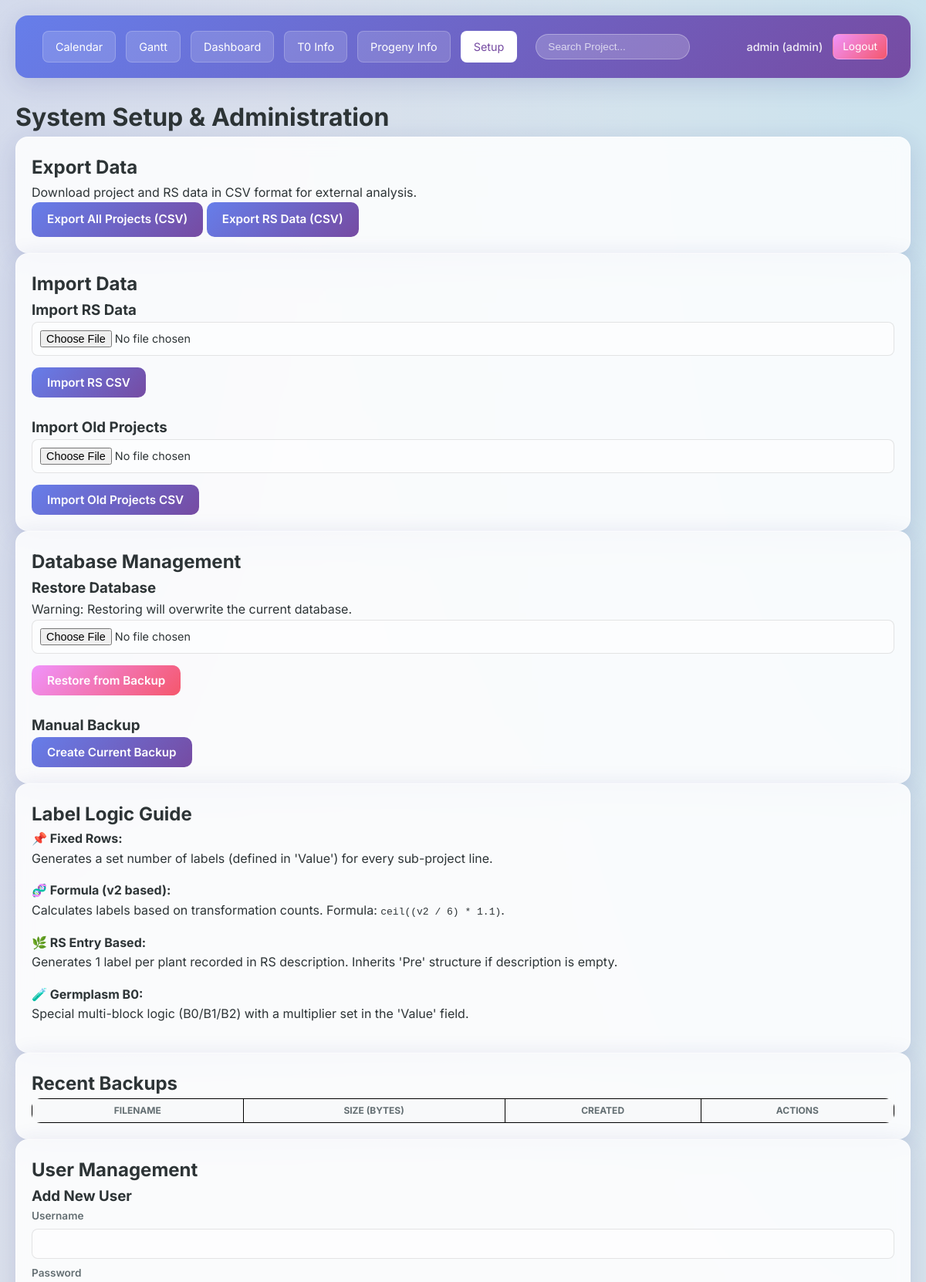
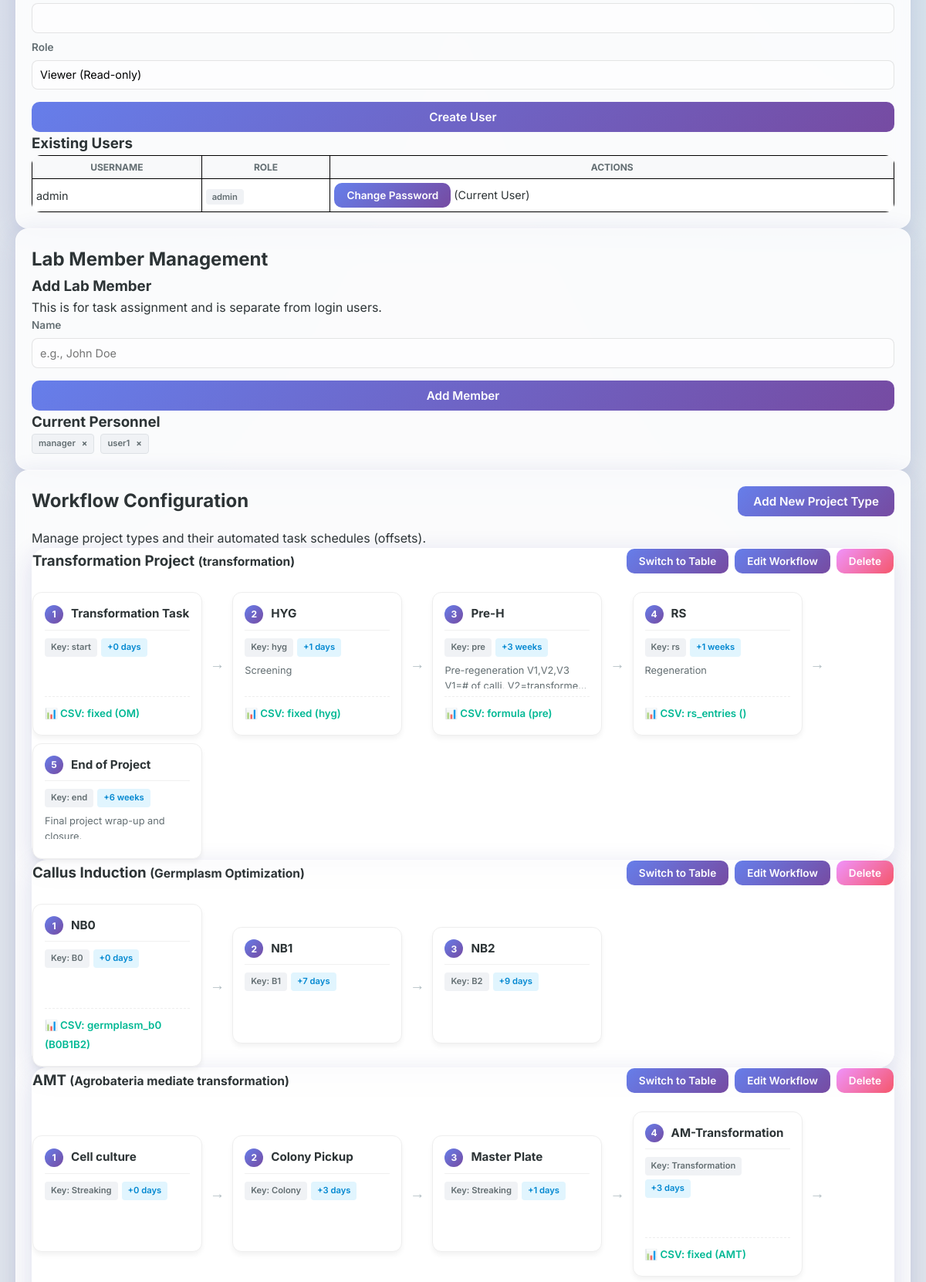
Page /setup (signed in, upper part) on the committed database (2 pictures, top to bottom).
### tables this page shows
CREATE TABLE users (
  id INTEGER PRIMARY KEY AUTOINCREMENT,
  username TEXT UNIQUE NOT NULL,
  password_hash TEXT NOT NULL,
  role TEXT NOT NULL -- 'admin', 'editor', 'viewer'
);

### app.py (the view, shortened to what this page needs)
@app.route('/setup')
@requires_role('admin')
def setup():
    global workflows
    backup_dir = 'backups'
    backup_files_list = []
    users = query_db('SELECT id, username, role FROM users')
    workflows = load_workflows()
    lab_members = load_lab_members()
    return render_template('setup.html', backups=backup_files_list, workflows=workflows, users=users, lab_members=lab_members)

### templates/setup.html (shortened to what this page needs)
{% extends "base.html" %}
{% block content %}
<div class="main-content">
    <div class="setup-container">
        <div class="setup-header">
            <h1>System Setup & Administration</h1>
        </div>
    <div class="setup-grid">
        <div class="setup-card">
            <h2>Export Data</h2>
            <p>Download project and RS data in CSV format for external analysis.</p>
            <div class="setup-actions">
                <a href="{{ url_for('export_csv') }}" class="button">Export All Projects (CSV)</a>
                <a href="{{ url_for('export_rs_data_csv') }}" class="button">Export RS Data (CSV)</a>
            </div>
        </div>
        <div class="setup-card">
            <h2>Import Data</h2>
            <div class="import-group">
                <h3>Import RS Data</h3>
                <form action="{{ url_for('import_rs_data') }}" method="post" enctype="multipart/form-data">
                    <div class="form-group">
                        <input type="file" name="file" accept=".csv" required>
                    </div>
                    <button type="submit" class="button">Import RS CSV</button>
                </form>
            </div>
            <div class="import-group mt-4">
                <h3>Import Old Projects</h3>
                <form action="{{ url_for('import_old_projects') }}" method="post" enctype="multipart/form-data">
                    <div class="form-group">
                        <input type="file" name="file" accept=".csv" required>
                    </div>
                    <button type="submit" class="button button-secondary">Import Old Projects CSV</button>
                </form>
            </div>
        </div>
        <div class="setup-card">
            <h2>Database Management</h2>
            <div class="restore-group">
                <h3>Restore Database</h3>
                <p class="text-danger small">Warning: Restoring will overwrite the current database.</p>
                <form id="restoreForm" enctype="multipart/form-data">
                    <div class="form-group">
                        <input type="file" name="backup_file" accept=".zip" required>
                    </div>
                    <button type="submit" class="button button-danger">Restore from Backup</button>
                </form>
            </div>
            <div class="backup-actions mt-4">
                <h3>Manual Backup</h3>
                <button id="manualBackupBtn" class="button">Create Current Backup</button>
            </div>
        </div>
        <div class="setup-card">
            <h2>Label Logic Guide</h2>
            <div class="logic-guide-item mb-3">
                <strong>📌 Fixed Rows:</strong>
                <p class="small text-muted mb-0">Generates a set number of labels (defined in 'Value') for every sub-project line.</p>
            </div>
            <div class="logic-guide-item mb-3">
                <strong>🧬 Formula (v2 based):</strong>
                <p class="small text-muted mb-0">Calculates labels based on transformation counts. Formula: <code>ceil((v2 / 6) * 1.1)</code>.</p>
            </div>
            <div class="logic-guide-item mb-3">
                <strong>🌿 RS Entry Based:</strong>
                <p class="small text-muted mb-0">Generates 1 label per plant recorded in RS description. Inherits 'Pre' structure if description is empty.</p>
            </div>
            <div class="logic-guide-item mb-3">
                <strong>🧪 Germplasm B0:</strong>
                <p class="small text-muted mb-0">Special multi-block logic (B0/B1/B2) with a multiplier set in the 'Value' field.</p>
            </div>
        </div>
        <div class="setup-card full-width">
            <h2>Recent Backups</h2>
            <div class="table-responsive">
                <table class="dashboard-table">
                    <thead>
                        <tr>
                            <th>Filename</th>
                            <th>Size (bytes)</th>
                            <th>Created</th>
                            <th>Actions</th>
                        </tr>
                    </thead>
                </table>
            </div>
        </div>
        <div class="setup-card full-width">
            <h2>User Management</h2>
            <div class="row">
                <div class="col-md-4 border-end">
                    <h3>Add New User</h3>
                    <form action="{{ url_for('add_user') }}" method="post">
                        <div class="form-group mb-2">
                            <label class="small">Username</label>
                            <input type="text" name="username" class="w-100" required>
                        </div>
                        <div class="form-group mb-2">
                            <label class="small">Password</label>
                            <input type="password" name="password" class="w-100" required>
                        </div>
                        <div class="form-group mb-3">
                            <label class="small">Role</label>
                            <select name="role" class="w-100">
                                <option value="viewer">Viewer (Read-only)</option>
                            </select>
                        </div>
                        <button type="submit" class="button w-100">Create User</button>
                    </form>
                </div>
                <div class="col-md-8 ps-4">
                    <h3>Existing Users</h3>
                    <div class="table-responsive">
                        <table class="dashboard-table">
                            <thead>
                                <tr>
                                    <th>Username</th>
                                    <th>Role</th>
                                    <th>Actions</th>
                                </tr>
                            </thead>
                            <tbody>
                                {% for user in users %}
                                <tr>
                                    <td>{{ user.username }}</td>
                                    <td><span class="badge {% if user.role == 'admin' %}bg-danger{% elif user.role == 'editor' %}bg-primary{% else %}bg-secondary{% endif %}">{{ user.role }}</span></td>
                                    <td>
                                        <button class="button small button-secondary change-password-btn" data-id="{{ user.id }}" data-username="{{ user.username }}">Change Password</button>
                                        {% if user.username != session.get('username') %}
                                        <form action="{{ url_for('delete_user', user_id=user.id) }}" method="post" style="display:inline;" onsubmit="return confirm('Delete user {{ user.username }}?')">
                                            <button type="submit" class="button small button-danger">Delete</button>
                                        </form>
                                        {% else %}
                                        <span class="small text-muted ms-2">(Current User)</span>
                                        {% endif %}
                                    </td>
                                </tr>
                                {% endfor %}
                            </tbody>
                        </table>
                    </div>
                </div>
            </div>
        </div>
        <div class="setup-card full-width">
            <h2>Lab Member Management</h2>
            <div class="row">
                <div class="col-md-4 border-end">
                    <h3>Add Lab Member</h3>
                    <p class="small text-muted">This is for task assignment and is separate from login users.</p>
                    <div class="form-group mb-3">
                        <label class="small">Name</label>
                        <input type="text" id="newLabMemberName" class="w-100" placeholder="e.g., John Doe">
                    </div>
                    <button id="addLabMemberBtn" class="button w-100">Add Member</button>
                </div>
                <div class="col-md-8 ps-4">
                    <h3>Current Personnel</h3>
                    <div id="labMemberList" class="d-flex flex-wrap gap-2">
                        {% for member in lab_members %}
                        <div class="badge bg-light text-dark p-2 border d-flex align-items-center gap-2">
                            {{ member }}
                            <span class="text-danger cursor-pointer delete-member-btn" data-name="{{ member }}" style="font-weight:bold; cursor:pointer;">&times;</span>
                        </div>
                        {% endfor %}
                    </div>
                </div>
            </div>
        </div>
        <div class="setup-card full-width">
            <div class="d-flex justify-content-between align-items-center mb-3">
                <h2>Workflow Configuration</h2>
                <button id="addNewWorkflowBtn" class="button">Add New Project Type</button>
            </div>
            <p>Manage project types and their automated task schedules (offsets).</p>
            <div class="workflow-list mt-3">
                {% for wf_id, wf_config in workflows.items() %}
                <div class="workflow-item mb-5 p-4">
                    <div class="d-flex justify-content-between align-items-center mb-4">
                        <div class="wf-title-group">
                            <h3 class="mb-0">{{ wf_config.name }} <small class="text-muted">({{ wf_id }})</small></h3>
                        </div>
                        <div class="d-flex gap-2 align-items-center">
                            <div class="view-toggle-group mr-3">
                                <button class="button small button-secondary toggle-view-btn" data-wf="{{ wf_id }}">Switch to Table</button>
                            </div>
                            <button class="button small edit-wf-btn" data-id="{{ wf_id }}" data-config='{{ wf_config | tojson | safe }}'>Edit Workflow</button>
                            <button class="button small button-danger delete-wf-btn" data-id="{{ wf_id }}">Delete</button>
                        </div>
                    </div>
                    <div id="cards-{{ wf_id }}" class="workflow-cards-deck">
                        {% for task in wf_config.tasks %}
                        <div class="task-card-mini edit-wf-btn"
                             data-id="{{ wf_id }}"
                             data-config='{{ wf_config | tojson | safe }}'
                             data-index="{{ loop.index0 }}"
                             title="Click to edit this task">
                            <div class="task-card-header">
                                <span class="step-number">{{ loop.index }}</span>
                                <h4>{{ task.name }}</h4>
                            </div>
                            <div class="task-card-body">
                                <div class="task-meta">
                                    <span class="badge">Key: {{ task.key }}</span>
                                    <span class="badge offset">+{{ task.offset.value }} {{ task.offset.unit }}</span>
                                </div>
                                <p class="task-card-desc">{{ task.description }}</p>
                                {% if task.csv_config %}
                                <div class="task-csv-info">
                                    <small>📊 CSV: {{ task.csv_config.type }} ({{ task.csv_config.label }})</small>
                                </div>
                                {% endif %}
                            </div>
                        </div>
                        {% if not loop.last %}
                        <div class="task-connector">
                            <i class="connector-arrow">→</i>
                        </div>
                        {% endif %}
                        {% endfor %}
                    </div>
                </div>
                {% endfor %}
            </div>
        </div>
    </div>
</div>
    </div>
</div>
{% endblock %}

### templates/base.html (shortened to what this page needs)
<!DOCTYPE html>
<html lang="en">
<head>
    <link rel="stylesheet" href="{{ url_for('static', filename='modern.css') }}">
</head>
<body>
    <div class="app-container">
        <header>
            <div class="header-content d-flex align-items-center">
                <nav class="d-flex align-items-center gap-2 w-100">
                    <a href="{{ url_for('index', view='calendar') }}" class="nav-button {% if request.args.get('view') == 'calendar' or not request.args.get('view') and request.endpoint == 'index' %}active{% endif %}">Calendar</a>
                    <a href="{{ url_for('index', view='gantt') }}" class="nav-button {% if request.args.get('view') == 'gantt' %}active{% endif %}">Gantt</a>
                    <a href="{{ url_for('index', view='dashboard') }}" class="nav-button {% if request.args.get('view') == 'dashboard' %}active{% endif %}">Dashboard</a>
                    <a href="{{ url_for('t0_info') }}" class="nav-button {% if request.endpoint == 't0_info' %}active{% endif %}">T0 Info</a>
                    <a href="{{ url_for('progeny_info') }}" class="nav-button {% if request.endpoint == 'progeny_info' %}active{% endif %}">Progeny Info</a>
                    {% if session.get('role') == 'admin' %}
                    <a href="{{ url_for('setup') }}" class="nav-button {% if request.endpoint == 'setup' %}active{% endif %}">Setup</a>
                    {% endif %}
                    <div class="search-container ms-3" style="position: relative;">
                        <input type="text" id="globalSearch" placeholder="Search Project..." class="nav-search-input" autocomplete="off">
                    </div>
                    <div class="user-info ms-auto d-flex align-items-center gap-2">
                        <span class="username-text">{{ session.get('username') }} ({{ session.get('role') }})</span>
                        <a href="{{ url_for('logout') }}" class="nav-button button-danger" style="padding: 5px 12px; font-size: 0.85rem;">Logout</a>
                    </div>
                </nav>
            </div>
        </header>
        <div class="main-content">
            {% block content %}{% endblock %}
        </div>
</body>
</html>

### rows in the picture
users: username "admin", role "admin", shows "(Current User)"

### other values in the picture
{{ session.get('username') }} "admin"
{{ session.get('role') }} "admin"
{{ member }} "manager" "user1"
{{ wf_config.name }} "Transformation Project" "Callus Induction" "AMT"
{{ wf_id }} "transformation" "Germplasm Optimization" "Agrobateria mediate transformation"
{{ task.name }} "Transformation Task" "HYG" "Pre-H" "RS" "End of Project" "NB0" "NB1" "NB2" "Cell culture" "Colony Pickup" "Master Plate" "AM-Transformation"
{{ task.key }} "start" "hyg" "pre" "rs" "end" "B0" "B1" "B2" "Streaking" "Colony" "Streaking" "Transformation"
{{ task.offset.value }} "0" "1" "3" "1" "6" "0" "7" "9" "0" "3" "1" "3"
{{ task.offset.unit }} "days" "days" "weeks" "weeks" "weeks" "days" "days" "days" "days" "days" "days" "days"
{{ task.csv_config.type }} "fixed" "fixed" "formula" "rs_entries" "germplasm_b0" "fixed"
{{ task.csv_config.label }} "OM" "hyg" "pre" "B0B1B2" "AMT"
{{ task.description }} "Screening" "Pre-regeneration…" "Regeneration" "Final project wrap-up…"
